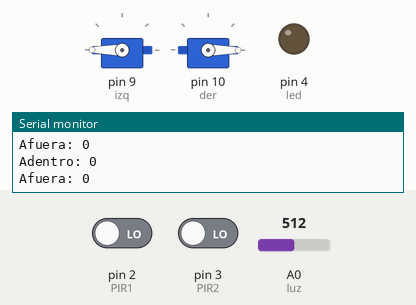
This sketch was run on a simulated Arduino Uno, built with avr-gcc and run on an emulated ATmega328P. Shown: 2 × servo, output pins drawn as LEDs (lit = HIGH), the last lines printed to the serial monitor. Inputs (shaded band) come from the test bench; at power-on: A0 (luz) = 512, pin 2 (PIR1) LOW, pin 3 (PIR2) LOW.

Above: at 1.2 s.
1.3 s: A0 (luz) set to 105
4.3 s: A0 (luz) set to 95
At 5.0 s:
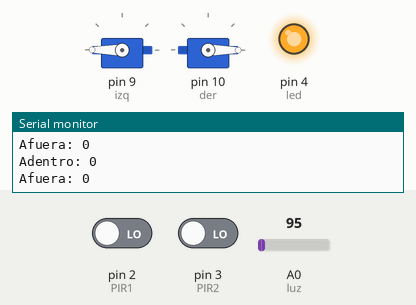
5.8 s: pin 2 (PIR1) driven HIGH
At 6.1 s:
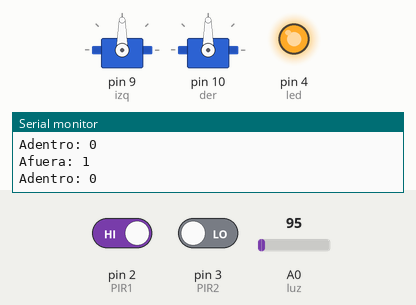
7.3 s: A0 (luz) set to 122
At 9.6 s:
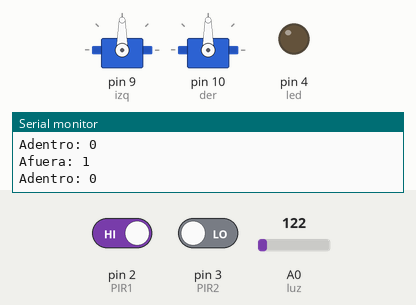
10.3 s: A0 (luz) set to 90
At 13.0 s:
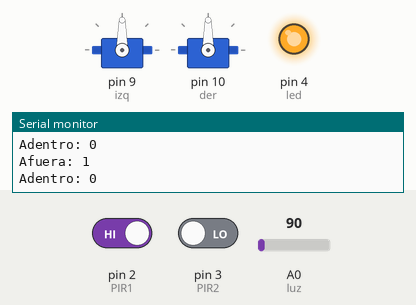
13.3 s: A0 (luz) set to 110
At 15.6 s:
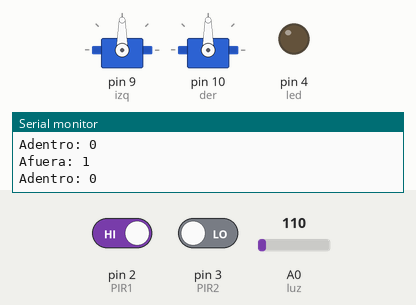
Timing chart, 0 to 17.1 s (numbered marks = the images above; inputs shaded):
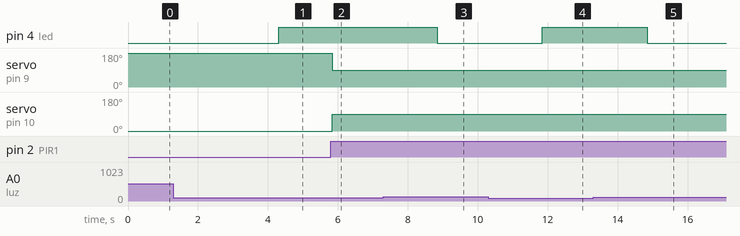

Measured:
- the behaviour switches between 100 and 99 on A0 (luz) (found by bisection; images 0 and 1)
- after the input at 4.3 s, pin 4 (led): LOW → HIGH at once
- after the input at 5.8 s, servo on pin 9 (izq): 180° → 90° at once; servo on pin 10 (der): 0° → 90° at once
- after the input at 7.3 s, pin 4 (led): HIGH → LOW after 1.5 s
- after the input at 10.3 s, pin 4 (led): LOW → HIGH after 1.5 s
- after the input at 13.3 s, pin 4 (led): HIGH → LOW after 1.5 s

The sketch:

tp_n_10_motores_potencia_y_funciones1.ino
```cpp
#include<Servo.h>

#define led 4
#define PIR1 2
#define PIR2 3
#define luz A0

Servo izq;
Servo der;

void setup()
{
  Serial.begin(9600);
  pinMode(led, OUTPUT);
  pinMode(PIR1, INPUT);
  pinMode(PIR2, INPUT);
  pinMode(luz, INPUT);
  izq.attach(9);
  der.attach(10);

  izq.write(180);
  der.write(0);

}

void loop()
{
  lectura();
  ambiente();
}

void lectura()
{
  int count = 0;
  int afuera = digitalRead(PIR1);
  int adentro = digitalRead(PIR2);

  Serial.print("Afuera: ");
  Serial.println(afuera);
  Serial.print("Adentro: ");
  Serial.println(adentro);
  delay(2);

  if(afuera == 1 || adentro == 1)
  {
    izq.write(90);
  	der.write(90);
    delay(3000);
  }

  else
  {
   izq.write(180);
   der.write(0);
  }

  /*
  if(afuera == 1)
  {
    do
    {
      izq.write(90);
  	  der.write(90);
     }
    while(afuera != 1 and adentro == 1);
  }
  else
  {
   izq.write(180);
   der.write(0);
  }

  if(adentro == 1)
  {
    do
    {
      izq.write(90);
  	  der.write(90);
     }
    while(adentro != 1 and afuera == 1);
  }
  else
  {
   izq.write(180);
   der.write(0);
  }*/
}


void ambiente()
{
  int estado;
  int ldr = analogRead(luz);

  if(ldr < 100)
  {
   estado = 0;
  }
  else
  {
   estado = 1;
  }

  if (estado == 0)
  {
   digitalWrite(led, HIGH);
  }
  else
  {
   digitalWrite(led, LOW);
  }
}
```
